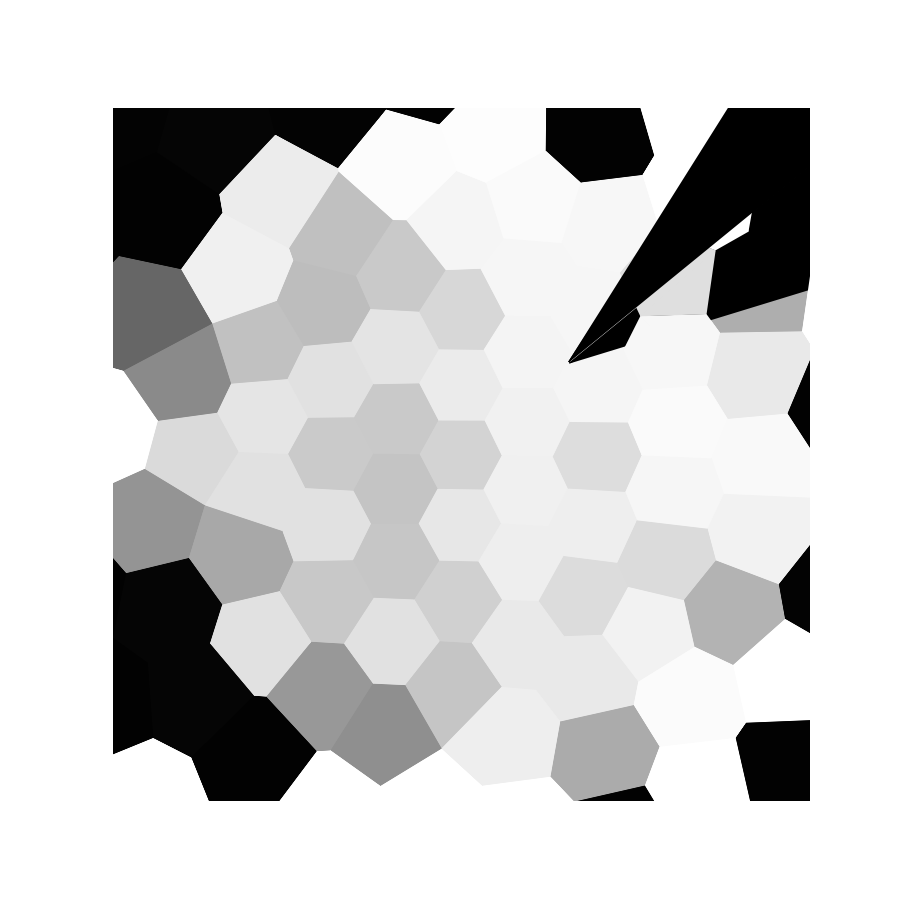
%> input picture QuantitativeImageAnalysis/BETSE Sim output image directories/Normautoscale/samp143.png, 900 x 900 px; its folder holds only this picture in this run
$ octave dataSetBETSEPatternNewcut.m   (GNU Octave 9; MATLAB toolbox functions it lacks are replaced by stand-ins)
%> lines starting %> are read from the running program, lines starting %| are printed output that depends on the picture
### QuantitativeImageAnalysis/TuringPatterns/calculateQuadtree.m
% Computes the quadree
function [tree, varTree] = calculateQuadtree(network)
%UNTITLED Summary of this function goes here
%   Detailed explanation goes here


d = 1; % FIX THIS
network_size = size(network,1)/d;

ts = [log2(network_size)+1, (network_size)^2];


tree = zeros(ts(1), ts(2));
tree(1,:) =  mean(mean(network));


if(nargout > 1)
    varTree = zeros(ts(1), ts(2));
    varTree(1,:) = sum(sum(network.*network - tree(1,1)*tree(1,1)))/(4*network_size*network_size);
    % divide by 4 for normalization
    % variance of n equally likely values
end


if (network_size == 1)
    return;
end


nsO = size(network,1);

ns = nsO/2;

CI = [1,1; 1,ns+1; ns+1,ns+1; ns+1, 1];


S = (network_size)^2/4;

for i=1:4
    if(nargout > 1)
        [ tree(2:end, 1+S*(i-1):S*i), varTree(2:end, 1+S*(i-1):S*i) ] = calculateQuadtree(network(CI(i,1):CI(i,1)+ns-1, CI(i,2):CI(i,2)+ns-1));
    else
        tree(2:end, 1+S*(i-1):S*i) = calculateQuadtree(network(CI(i,1):CI(i,1)+ns-1, CI(i,2):CI(i,2)+ns-1));
    end
end


return


### QuantitativeImageAnalysis/TuringPatterns/saveARFFTree.m
% fileName : the name of the WEKA file
% treeM : a quadtre
% append is true, then append the tree to the file according to the rff
% representation, i.e. add a line to the arff file
% append is false, create the arff file , write the attributes
% labels: the labels for the tree, e.g. labels = {'Rm', 'Rv'};
% P : pattern types, e.g P = {P, NP}


function saveARFFTree(fileName, treeM, append, labels,P, depth)

    %load('testtree1.mat','tree');
    %treeM = {};
    tree = treeM{1};
	[d, s] = size(tree);
    if(depth > d)
        depth = d;
    end


    %filename = 'Z:\Andre\2021 BETSE Sim Output\Norm111Ex101BETSE1018train_weka32today.arff';
    filename = fileName;

    children = '1234';
    if(~append) % create file
        %filename = arffFile;
        fileID  = fopen(filename, 'w');


        fprintf(fileID, '% information about the pattern \n');


        fprintf(fileID, '@relation pattern-tree\n\n');

        % write the attributes:

        % stack
        myStack = {'1'};
        myStackN = {};

        for di=1:depth
            % pop from the stack
            while(~isempty(myStack))
                base = myStack{1}; % read the first
                myStack(1) = [];  % delete it (pop)

                for l=1:length(labels)
                    fprintf(fileID, [ '@attribute n_' , base , '_',labels{l}, ' real\n']);
                end
                if(di ~= depth)
                    for j=1:4
                        myStackN = [myStackN, [base, children(j)]];
                    end
                end
            end
            myStack = myStackN;
            myStackN = {};
        end

        fprintf(fileID,['@attribute pattern {', P{1}]);
        for i=2:length(P)
            fprintf(fileID,[',' P{i}]);
        end
        fprintf(fileID, '}\n');
        %fprintf(fileID,'@attribute pattern {yes,no}');
        fprintf(fileID,'\n@data\n\n');


    else
        fileID  = fopen(fileName, 'a');

        step = s;
        s1 = length(treeM); %treeM designator

        for di=1:depth
           s2 = s/step;
           psAll = zeros(s1, s2); % number of chanels, number of children in this level
           for mi=1:length(treeM) %treeM designator
                psAll(mi,:) = treeM{mi}(di, 1:step:end); %treeM designator
           end

           for pi=1:s2
               for pj = 1:s1
                    fprintf(fileID, '%f,', psAll(pj,pi));
               end
           end
           step = int16(step/4);
        end
        fprintf(fileID, [P, '\n']);


    end

    fclose(fileID);

end

### QuantitativeImageAnalysis/TuringPatterns/imageTrim.m
    function out = imageTrim(network, k)
[r c w] = size(network);
switch k
    case 1
        d = min([floor(log2(r)),floor(log2(c))]);
        b = 2^d;
        extraR = floor((r-b)/2);
        extraC = floor((c-b)/2);
        out = network((extraR+1):(extraR+b),(extraC+1):(extraC+b),:);
    case 2
        network(1,:,:)=[];
        network(end,:,:)=[];
        network(:,1,:)=[];
        network(:,end,:)=[];
        C=[];
        for jj=1:(c-2)
            if all(network(:,jj,:)==ones(r-2,1,w).*255)
            else
                C=[C jj];
            end
        end
        R=[];
        for ii=1:(r-2)
            if all(network(ii,:,:)==ones(1,c-2,w).*255)
            else
                R=[R ii];
            end
        end
        out = network(R,C,:);
        % We need images to be at least 32 by 32 to have depth 5 quadtrees:
        if length(R)<32
            out=[out;uint8(ones(32-length(R),length(C),w).*255)];
        end
        if length(C)<32
            out=[out,uint8(ones(size(out,1),32-length(C),w).*255)];
        end
        out=squareMean(out);
end
end

### QuantitativeImageAnalysis/TuringPatterns/squareMean.m
function out=squareMean(network, d)
[r c w] = size(network);
dr=floor(log2(r));
br=2^dr;
dc=floor(log2(c));
bc=2^dc;
if nargin==1
    d = min([floor(log2(r)),floor(log2(c))]);
end
b=2^d;
ii=1;
while 1
    if r==br
        break
    end
    temp=network(ii:(ii+1),:,:);
    if ii==1
        network=vertcat(mean(temp),network(((ii+2):end),:,:));
    else
        network=vertcat(network(1:(ii-1),:,:),mean(temp), ...
            network((ii+2):end,:,:));
    end
    [r c w] = size(network);
    if r==br;
        break
    end
    temp=network((end-ii):(end-ii+1),:,:);
    if ii==1
        network=vertcat(network(1:(end-ii-1),:,:),mean(temp));
    else
        network=vertcat(network(1:(end-ii-1),:,:),mean(temp), ...
            network((end-ii+2):end,:,:));
    end
    [r c w] = size(network);
    if r==br;
        break
    end
    ii=ii+1;
end
jj=1;
while 1
    if c==bc
        break
    end
    temp=network(:,jj:(jj+1),:);
    if jj==1
        network=horzcat(mean(temp,2),network(:,(jj+2):end,:));
    else
        network=horzcat(network(:,1:(jj-1),:),mean(temp,2), ...
            network(:,(jj+2):end,:));
    end
    [r c w] = size(network);
    if c==bc;
        break
    end
    temp=network(:,(end-jj):(end-jj+1),:);
    if jj==1
        network=horzcat(network(:,1:(end-jj-1),:),mean(temp,2));
    else
        network=horzcat(network(:,1:(end-jj-1),:),mean(temp,2), ...
            network(:,(end-jj+2):end,:));
    end
    [r c w] = size(network);
    if c==bc;
        break
    end
    jj=jj+1;
end
while r~=b
    temp=[];
    for ii=1:r/2
        temp=uint8([temp;mean(network(ii*2-1:ii*2,:,:))]);
    end
    network=temp;
    [r c w] = size(network);
end
while c~=b
    temp=[];
    for jj=1:c/2
        temp=uint8([temp,mean(network(:,jj*2-1:jj,:),2)]);
    end
    network=temp;
    [r c w] = size(network);
end
out=network;
end

### QuantitativeImageAnalysis/TuringPatterns/make32.m
function out=make32(network)
[r c w]=size(network);
if r==32 && c==32
    out=network;
else
    d=log2(r);
    D=2^(d-5);
    temp1=[];
    for ii=0:31
        temp=network((D*ii+1):(D*(ii+1)),:,:);
        temp1=uint8([temp1;mean(temp)]);
    end
    out=[];
    for jj=0:31
        temp=temp1(:,(D*jj+1):(D*(jj+1)),:);
        out=uint8([out,mean(temp,2)]);
    end
end
end

### QuantitativeImageAnalysis/TuringPatterns/dataSetBETSEPatternNewcut.m
% GENERATING DATA SETS FROM THE SIMPLE TURING SYSTEM:
%
close all;

% turing pattern dataset

folderName = 'Z:\Andre\2021 BETSE Sim Output\Norm111';
mkdir(folderName);
folderName = [folderName, 'Ex101aBETSE'];
mkdir(folderName);


arffFile = [folderName, '1018train_weka32today.arff']; % THE WEKA FILE and arff file enconding P and NP QTSs for dataset
% arffFile = [folderName, 'test_weka32.arff']; % THE WEKA FILE
%filename = 'Z:/Andre/2021 BETSE Output/Norm111/1018train_weka32today.arff';
arffFile = [folderName, '1018train_weka32today.arff'];

PatternTypes = {'P', 'NP'}; % For the weka you can use any number of pattern types, we use 2. Initialize the pattern names here.
% P : pattern, NP: nopattern

forcestop1 = 6;


% patternSize
patternSize = 32; % A 32x32 grid will be used.
labels = {'Rm','Rv'}; % Rm : stands for Red mean,
                 % Rv : stands for Red variance, (these labels have to be same as in the TSSL model checker)

depth = 5; % The depth of the quad tree, (if you are going to change, make sure the matlab model checker still works.)
saveImages = 1; % True: saves the images in folder "folderName/Images32new"


% [12 lines of commented-out code are left out]
A = rand(patternSize);
tree = cell(1);
tree{1} = calculateQuadtree(A);
%tree{1} = tree{1}/tree{1}(1,1);

saveARFFTree(arffFile, tree, 0, labels, PatternTypes, depth);

% [7 lines of commented-out code are left out]

positiveimagefolder1 = 'Z:\Andre\2021 BETSE Sim Output\NormAutoscale';
listing = dir(positiveimagefolder1);
len=length(listing);
ind = [];
for ii = 1:len
    names=listing(ii).name;
    if length(names)>=5 && all(names((end-2):end)=='png')
        ind=[ind ii];
    end
end

listing = listing(ind);
len= length(listing);
posimageset1 = zeros(1,len);
for ii=1:len
    names = listing(ii).name;
    pos1filename = fullfile(positiveimagefolder1,names);
    posdata1=imread(pos1filename);
%> posdata1 is the input picture: size 900x900x3 uint8; min 0, max 255, mean 208.2
    posdata1=posdata1(200:800,100:700,:); % trial run
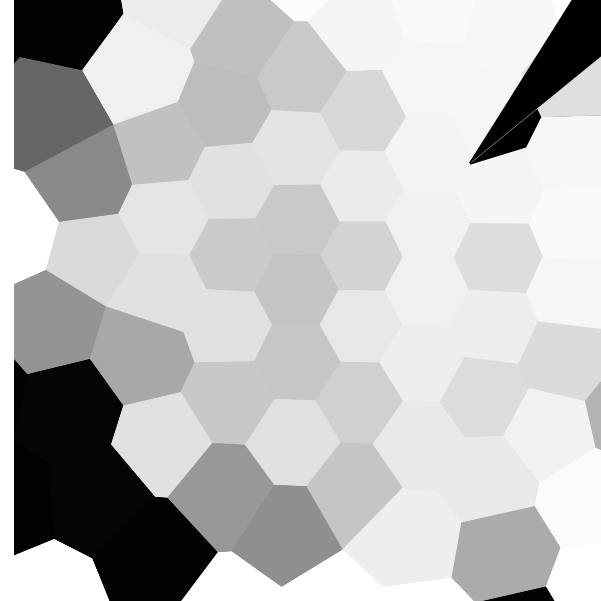
%> posdata1: size 601x601x3 uint8; min 0, max 255, mean 190.9
    posdata1=imageTrim(posdata1,2); % trial run
%> after the loop in imageTrim, `for jj=1:(c-2)`: C = 586 values from 14 to 599
%> after the loop in imageTrim, `for ii=1:(r-2)`: R = 599 values from 1 to 599
%> in imageTrim, `out = network(R,C,:);`:
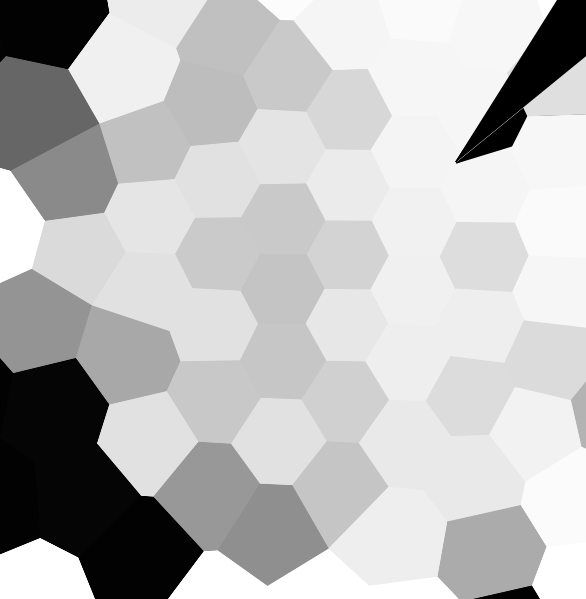
%> out: size 599x586x3 uint8; min 0, max 255, mean 189.3
%> after the loop in squareMean, `while 1`:
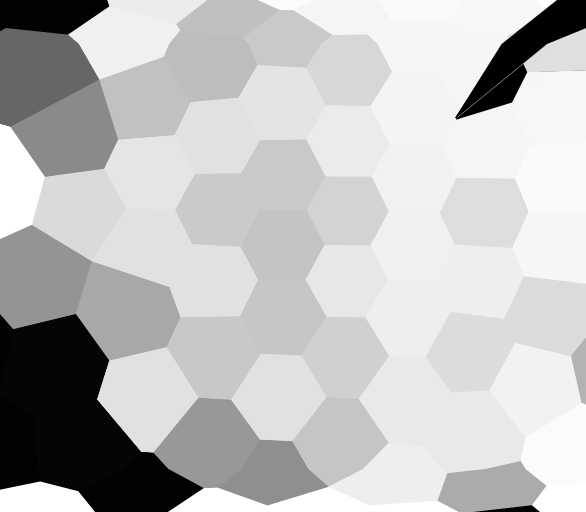
%> network: size 512x586x3 uint8; min 0, max 255, mean 192.3
%> after the loop in squareMean, `while 1`: ii = 44
%> after the loop in squareMean, `while 1`:
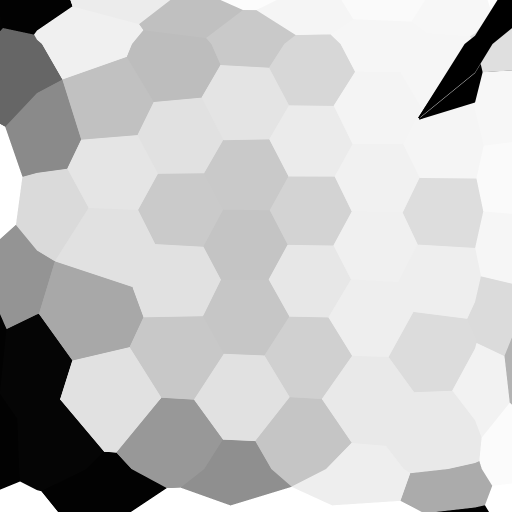
%> network: size 512x512x3 uint8; min 0, max 255, mean 196.7
%> after the loop in squareMean, `while 1`: jj = 37
    posdata1=make32(posdata1);
%> after the loop in make32, `for ii=0:31`:
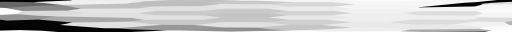
%> temp1: size 32x512x3 uint8; min 0, max 255, mean 196.7
%> after the loop in make32, `for jj=0:31`:
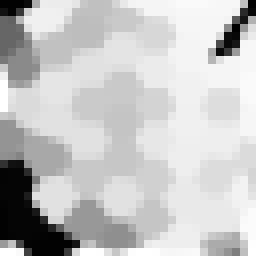
%> out: size 32x32x3 uint8 (shown 8 times larger); min 0, max 255, mean 196.7
    posdata1=double(posdata1(:,:,1));
%> posdata1: size 32x32 double
    posdata1=posdata1./max(max(posdata1));
    d=log2(size(posdata1,1)); % 5 30 22 trial
    [tree{1}, tree{2}] = calculateQuadtree(posdata1); % 5 30 22 trial
    saveARFFTree(arffFile, tree, 1, labels, 'NP', depth);
%> the loop in saveARFFTree (call 2), `for di=1:depth` made 5 passes
%> (s2, step) on passes 1 to 5: (1, 256), (4, 64), (16, 16), (64, 4), (256, 1)
end

negativeimagefolder1 = 'Z:\Andre\2021 BETSE Sim Output\K20Supp1Autoscale';
listing = dir(negativeimagefolder1);
len=length(listing);
ind = [];
for ii = 1:len
    names=listing(ii).name;
    if length(names)>=5 && all(names((end-2):end)=='png')
        ind=[ind ii];
    end
end

listing = listing(ind);
len= length(listing);
negimageset1 = zeros(1,len);
for ii=1:len
    names = listing(ii).name;
    neg1filename = fullfile(negativeimagefolder1,names);
    negdata1=imread(neg1filename);
    negdata1=negdata1(200:800,100:700,:); % trial run
    negdata1=imageTrim(negdata1,2); % trial run
    negdata1=make32(negdata1);
    negdata1=double(negdata1(:,:,1));
    negdata1=negdata1./max(max(negdata1));
    d=log2(size(negdata1,1)); % 5 30 22 trial
    [tree{1}, tree{2}] = calculateQuadtree(negdata1); % 5 30 22 trial
    saveARFFTree(arffFile, tree, 1, labels, 'P', depth);
end

% [27 lines of commented-out code are left out]

negativeimagefolder3 = 'Z:\Andre\2021 BETSE Sim Output\K10supp1Autoscale';
listing = dir(negativeimagefolder3);
len=length(listing);
ind = [];
for ii = 1:len
    names=listing(ii).name;
    if length(names)>=5 && all(names((end-2):end)=='png')
        ind=[ind ii];
    end
end

listing = listing(ind);
len= length(listing);
negimageset3 = zeros(1,len);
for ii=1:len
    names = listing(ii).name;
    neg3filename = fullfile(negativeimagefolder3,names);
    negdata3=imread(neg3filename);
    negdata3=negdata3(200:800,100:700,:);
    negdata3=imageTrim(negdata3,2);
    negdata3=make32(negdata3);
    negdata3=double(negdata3(:,:,1));
    negdata3=negdata3./max(max(negdata3));
    d=log2(size(negdata3,1)); % 5 30 22 trial
    [tree{1}, tree{2}] = calculateQuadtree(negdata3); % 5 30 22 trial
    saveARFFTree(arffFile, tree, 1, labels, 'NP', depth);
end

% [117 lines of commented-out code are left out]

$ run again, on QuantitativeImageAnalysis/BETSE Sim output image directories/Normautoscale/samp274.png
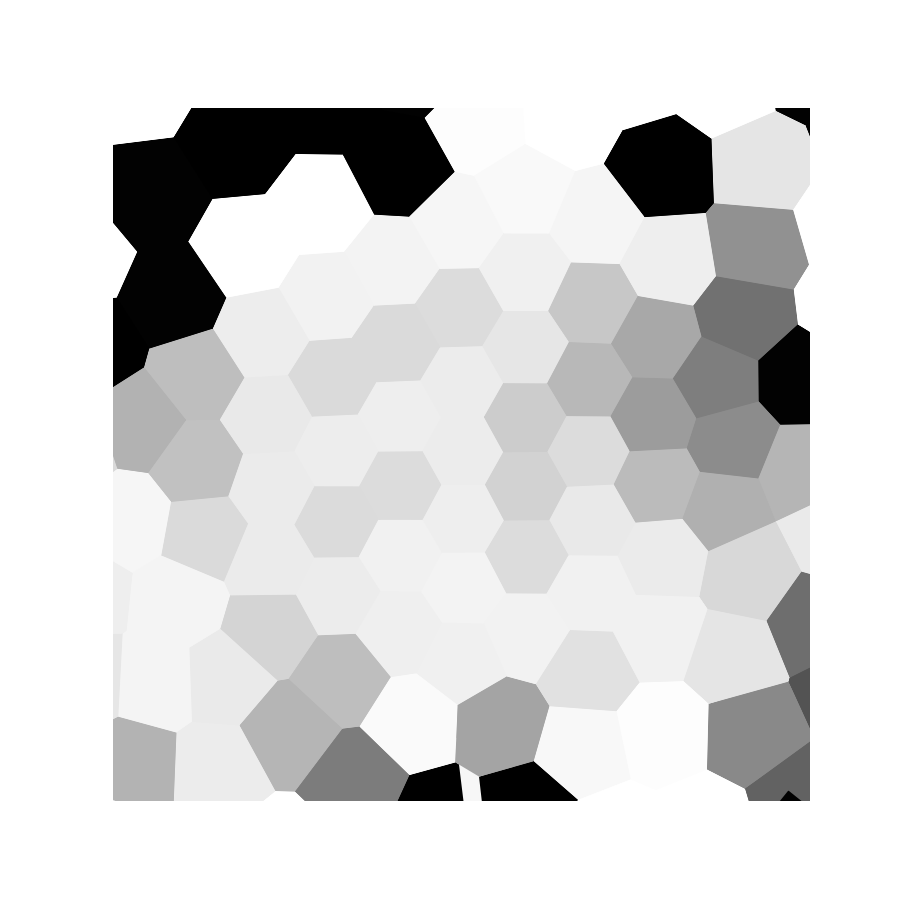
%> input picture QuantitativeImageAnalysis/BETSE Sim output image directories/Normautoscale/samp274.png, 900 x 900 px
%> posdata1 is the input picture: size 900x900x3 uint8; min 0, max 255, mean 217
%> after the loop in imageTrim, `for jj=1:(c-2)`: C = 586 values from 14 to 599
%> after the loop in imageTrim, `for ii=1:(r-2)`: R = 599 values from 1 to 599
%> after the loop in squareMean, `while 1`:
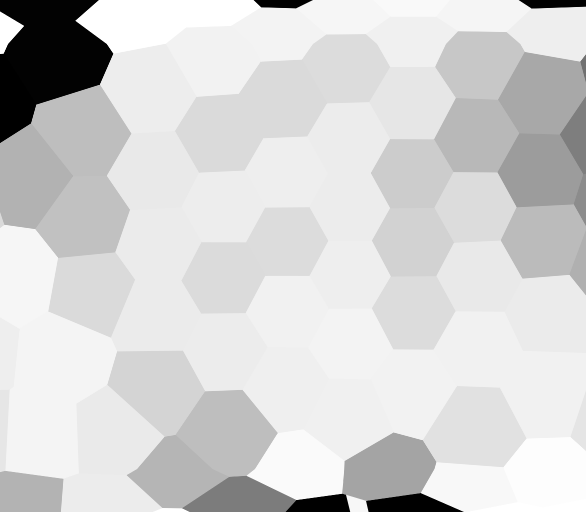
%> network: size 512x586x3 uint8; min 0, max 255, mean 212.4
%> after the loop in squareMean, `while 1`: ii = 44
%> after the loop in squareMean, `while 1`: jj = 37
%> after the loop in make32, `for jj=0:31`:
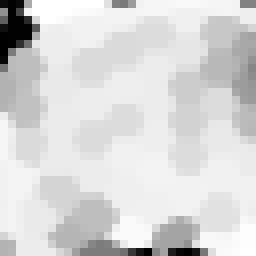
%> out: size 32x32x3 uint8 (shown 8 times larger); min 0, max 255, mean 215.7
%> the loop in saveARFFTree (call 2), `for di=1:depth` made 5 passes
%> (s2, step) on passes 1 to 5: (1, 256), (4, 64), (16, 16), (64, 4), (256, 1)

$ run again, on QuantitativeImageAnalysis/BETSE Sim output image directories/Normautoscale/samp290.png
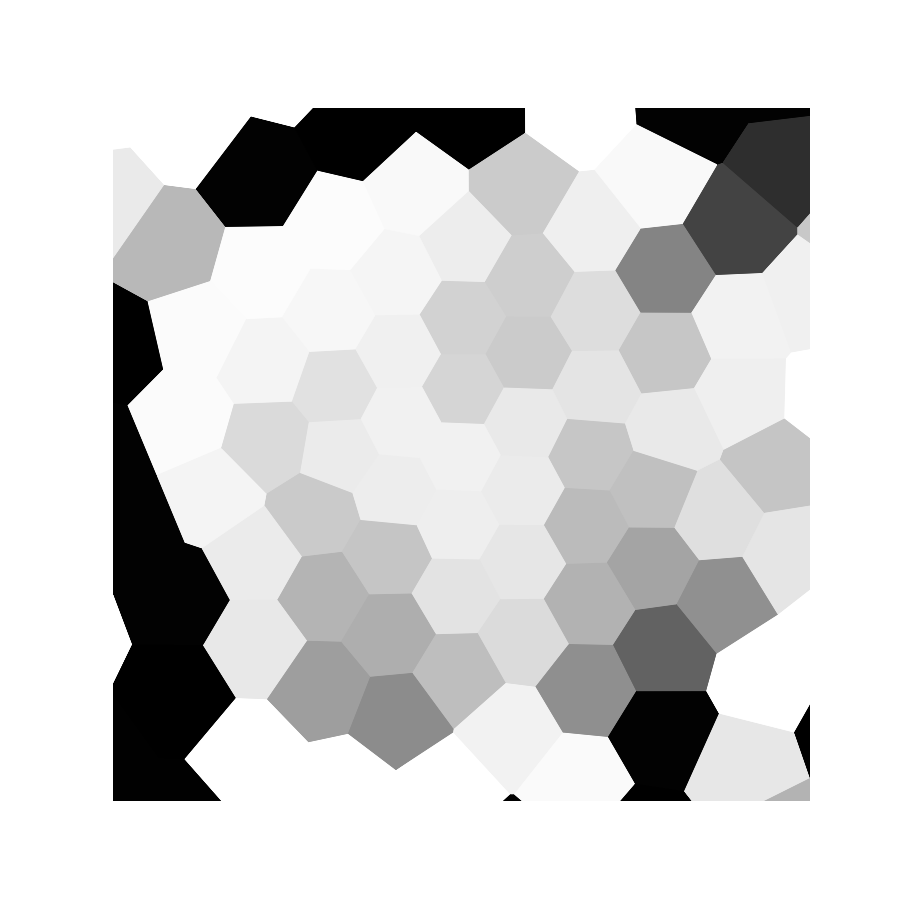
%> input picture QuantitativeImageAnalysis/BETSE Sim output image directories/Normautoscale/samp290.png, 900 x 900 px
%> posdata1 is the input picture: size 900x900x3 uint8; min 0, max 255, mean 211.9
%> after the loop in imageTrim, `for jj=1:(c-2)`: C = 586 values from 14 to 599
%> after the loop in imageTrim, `for ii=1:(r-2)`: R = 599 values from 1 to 599
%> after the loop in squareMean, `while 1`:
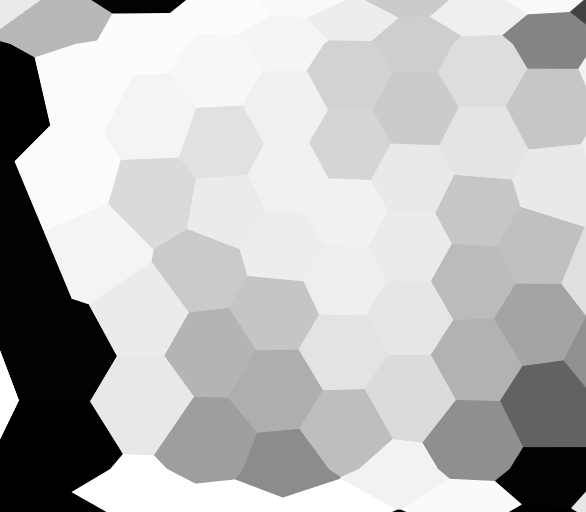
%> network: size 512x586x3 uint8; min 0, max 255, mean 187.4
%> after the loop in squareMean, `while 1`: ii = 44
%> after the loop in squareMean, `while 1`: jj = 37
%> after the loop in make32, `for jj=0:31`:
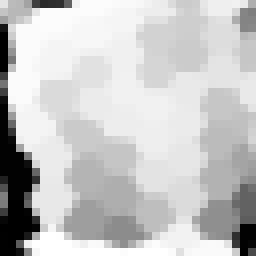
%> out: size 32x32x3 uint8 (shown 8 times larger); min 0, max 255, mean 197.7
%> the loop in saveARFFTree (call 2), `for di=1:depth` made 5 passes
%> (s2, step) on passes 1 to 5: (1, 256), (4, 64), (16, 16), (64, 4), (256, 1)
